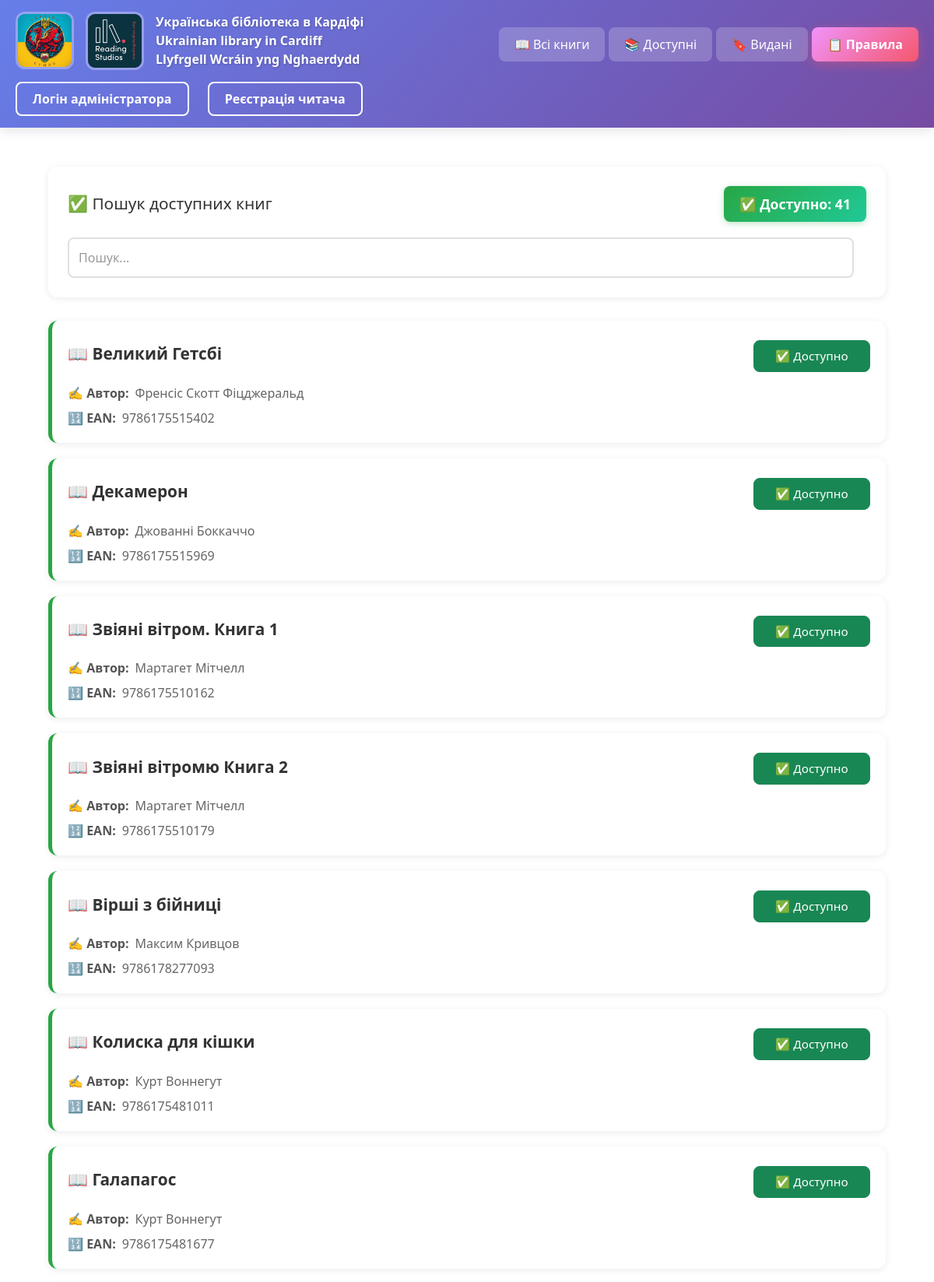
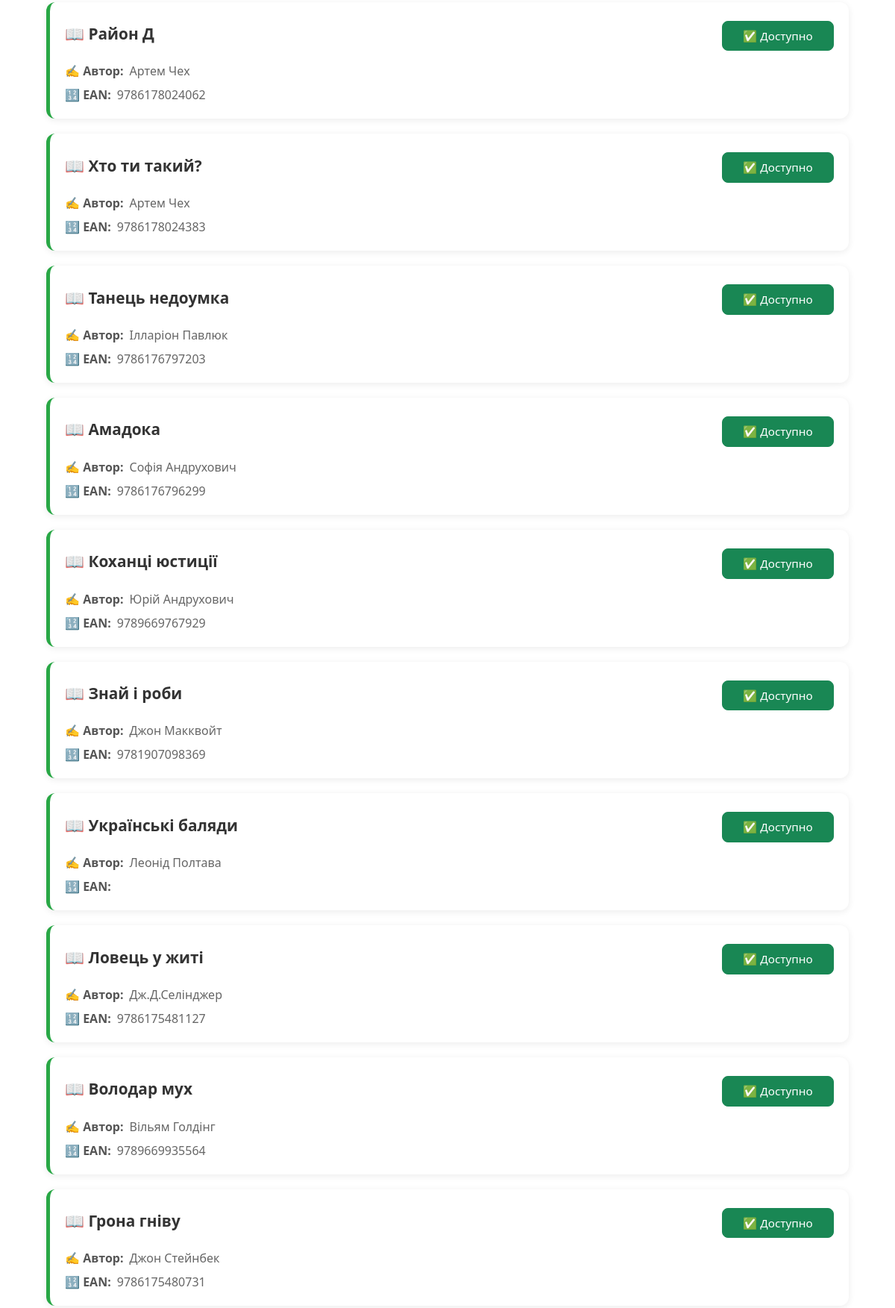
Page /notbook (upper part) on the committed database (2 pictures, top to bottom).
### app.py (models this page shows)
class Book(db.Model):
    id = db.Column(db.Integer, primary_key=True)
    name_book = db.Column(db.String(100), nullable=False)
    author = db.Column(db.String(100), nullable=False)
    surname = db.Column(db.String(100), default='')
    ean = db.Column(db.Text, nullable=False)
    buyer = db.Column(db.String(100), nullable=False)
    phone = db.Column(db.String(20), nullable=False)
    stat = db.Column(db.String(20), nullable=False)
    date = db.Column(db.DateTime, default=datetime.utcnow)
    enddate = db.Column(db.DateTime, default=datetime.utcnow)
    history = db.Column(db.String(100), default='')

### app.py (the view)
@app.route('/notbook')
def notbook():
    search_query = request.args.get('search', '')
    if search_query:
        search_query_lower = search_query.lower()
        notbook = []
        for book in Book.query.filter(Book.stat == 'доступна').all():
            if (search_query_lower in book.name_book.lower() or
                search_query_lower in book.author.lower() or
                search_query_lower in book.ean.lower()):
                notbook.append(book)
    else:
        notbook = Book.query.filter(Book.stat == 'доступна').all()
    return render_template('notbook.html', notbook=notbook, search_query=search_query)

### templates/notbook.html (shortened to what this page needs)
{% extends 'base.html' %}
{% block body %}
<div class="container" style="max-width: 1200px; margin: 0 auto; padding: 20px;">
    <div style="background: white; padding: 25px; border-radius: 12px; box-shadow: 0 2px 10px rgba(0,0,0,0.08); margin-bottom: 30px;">
        <div style="display: flex; justify-content: space-between; align-items: center; flex-wrap: wrap; gap: 15px; margin-bottom: 20px;">
            <h2 style="color: #333; margin: 0; font-size: 1.3em; display: flex; align-items: center; gap: 10px;">
                ✅ Пошук доступних книг
            </h2>
            <div style="background: linear-gradient(135deg, #28a745 0%, #20c997 100%); padding: 10px 20px; border-radius: 8px; box-shadow: 0 2px 8px rgba(40, 167, 69, 0.3);">
                <span style="color: white; font-weight: 600; font-size: 1.1em;">
                    ✅ Доступно: {{ notbook|length }}
                </span>
            </div>
        </div>
        <form class="col-12 col-lg-auto mb-3 mb-lg-0 me-lg-3" method="GET" action="/notbook" style="display: flex; gap: 15px; align-items: center; flex-wrap: wrap;">
            <input type="search" name="search" id="searchInput" class="search form-control text-bg-white" placeholder="Пошук..." aria-label="Search" value="{{ search_query if search_query else '' }}" style="flex: 1; min-width: 100%; padding: 12px; border: 2px solid #e0e0e0; border-radius: 8px; font-size: 1em; transition: border 0.3s;">
        </form>
    </div>
    {% if notbook %}
        <div style="display: grid; gap: 20px;">
            {% for el in notbook %}
            <div class="gigi">
                <div class="didi"
                    style="background: white; padding: 20px; border-radius: 12px; box-shadow: 0 2px 10px rgba(0,0,0,0.08); cursor: pointer; transition: transform 0.2s, box-shadow 0.3s; border-left: 5px solid #28a745;"
                    onclick="window.location.href='/books/{{ el.id }}'"
                    onmouseover="this.style.transform='translateY(-3px)'; this.style.boxShadow='0 6px 20px rgba(0,0,0,0.15)';"
                    onmouseout="this.style.transform='translateY(0)'; this.style.boxShadow='0 2px 10px rgba(0,0,0,0.08)';">
                    <div class="book-header" style="display: flex; justify-content: space-between; align-items: center; margin-bottom: 15px;">
                        <h3 class="tutu" style="margin: 0; font-size: 1.3em; color: #333; font-weight: 600;">
                            📖 {{ el.name_book }}
                        </h3>
                        <span class="btn btn-success"
                            style="width: 150px; padding: 8px 16px; font-size: 0.95em; border-radius: 8px; pointer-events: none;">
                            ✅ Доступно
                        </span>
                    </div>
                    <div style="display: flex; flex-direction: column; gap: 8px; color: #666;">
                        <p class="tutu" style="margin: 0; display: flex; align-items: center; gap: 8px;">
                            <span style="font-weight: 600; color: #555;">✍️ Автор:</span> {{ el.author }}
                        </p>
                        <p class="tutu" style="margin: 0; display: flex; align-items: center; gap: 8px;">
                            <span style="font-weight: 600; color: #555;">🔢 EAN:</span> {{ el.ean }}
                        </p>
                    </div>
                </div>
            </div>
            {% endfor %}
        </div>
    {% endif %}
</div>
{% endblock %}

### static/css/main.css (style rules this page uses)
.btn { margin-top: 5px; }
.tutu { margin-bottom:7px }
.search { max-width: 90%; }

### templates/notbook.html (style rules this page uses)
.search::placeholder { color: #999; }

### rows in the picture
Book: name_book "Великий Гетсбі", author "Френсіс Скотт Фіцджеральд", ean "9786175515402"
Book: name_book "Декамерон", author "Джованні Боккаччо", ean "9786175515969"
Book: name_book "Звіяні вітром. Книга 1", author "Мартагет Мітчелл", ean "9786175510162"
Book: name_book "Звіяні вітромю Книга 2", author "Мартагет Мітчелл", ean "9786175510179"
Book: name_book "Вірші з бійниці", author "Максим Кривцов", ean "9786178277093"
Book: name_book "Колиска для кішки", author "Курт Воннегут", ean "9786175481011"
Book: name_book "Галапагос", author "Курт Воннегут", ean "9786175481677"
Book: name_book "Район Д", author "Артем Чех", ean "9786178024062"
Book: name_book "Хто ти такий?", author "Артем Чех", ean "9786178024383"
Book: name_book "Танець недоумка", author "Ілларіон Павлюк", ean "9786176797203"
Book: name_book "Амадока", author "Софія Андрухович", ean "9786176796299"
Book: name_book "Коханці юстиції", author "Юрій Андрухович", ean "9789669767929"
Book: name_book "Знай і роби", author "Джон Макквойт", ean "9781907098369"
Book: name_book "Українські баляди", author "Леонід Полтава"
Book: name_book "Ловець у житі", author "Дж.Д.Селінджер", ean "9786175481127"
Book: name_book "Володар мух", author "Вільям Голдінг", ean "9789669935564"
Book: name_book "Грона гніву", author "Джон Стейнбек", ean "9786175480731"

### other values in the picture
{{ notbook|length }} "41"
